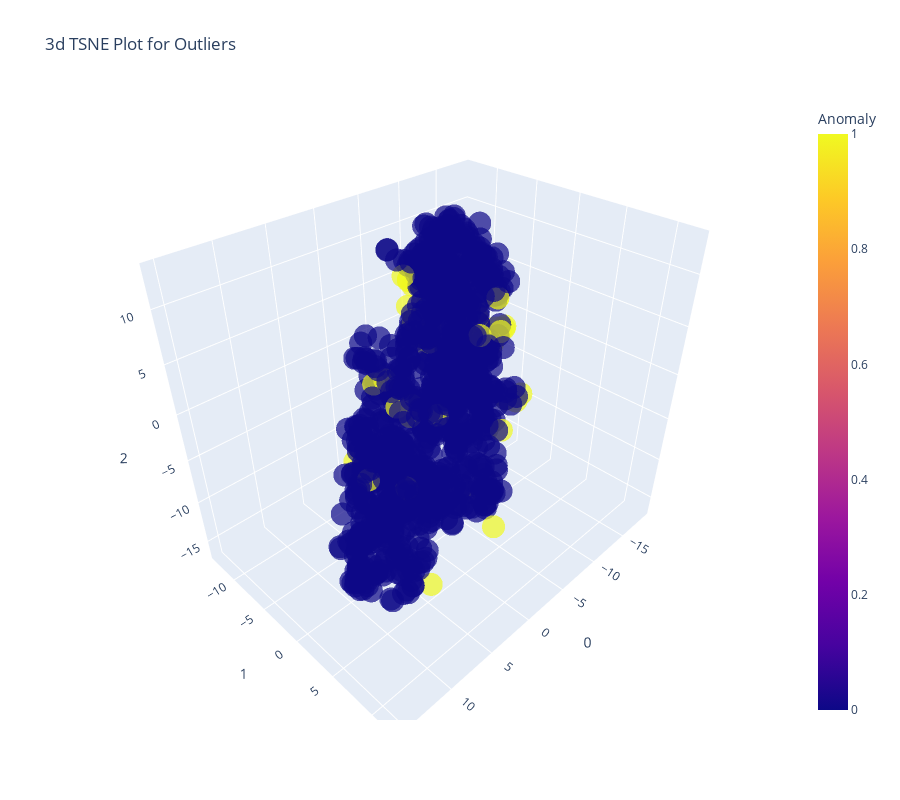

Notebook code cell kept with this figure:
### Code cell
from pycaret.datasets import get_data
anomaly = get_data('anomaly')
from pycaret.anomaly import *
exp_name = setup(data = anomaly)
knn = create_model('knn')
plot_model(knn, plot = )
# %%

### Figure 1 — Plotly figure (JSON) as saved in the notebook; plotly's stock layout.template omitted (floating-point values rounded to 4 significant figures; data arrays with more than 128 entries replaced by an {"elided": "..."} marker saying what was removed)
{"data": [{"customdata": {"elided": "1000x1 float values"}, "hovertemplate": "0=%{x}<br>1=%{y}<br>2=%{z}<br>Feature=%{customdata[0]}<br>Anomaly=%{marker.color}<extra></extra>", "legendgroup": "", "marker": {"color": {"elided": "1000 int values"}, "coloraxis": "coloraxis", "opacity": 0.7, "symbol": "circle"}, "mode": "markers", "name": "", "scene": "scene", "showlegend": false, "type": "scatter3d", "x": {"elided": "1000 float values"}, "y": {"elided": "1000 float values"}, "z": {"elided": "1000 float values"}}], "layout": {"coloraxis": {"colorbar": {"title": {"text": "Anomaly"}}, "colorscale": [[0, "#0d0887"], [0.1111, "#46039f"], [0.2222, "#7201a8"], [0.3333, "#9c179e"], [0.4444, "#bd3786"], [0.5556, "#d8576b"], [0.6667, "#ed7953"], [0.7778, "#fb9f3a"], [0.8889, "#fdca26"], [1, "#f0f921"]]}, "height": 800, "legend": {"tracegroupgap": 0}, "scene": {"domain": {"x": [0, 1], "y": [0, 1]}, "xaxis": {"title": {"text": "0"}}, "yaxis": {"title": {"text": "1"}}, "zaxis": {"title": {"text": "2"}}}, "title": {"text": "3d TSNE Plot for Outliers"}, "width": 900}}
